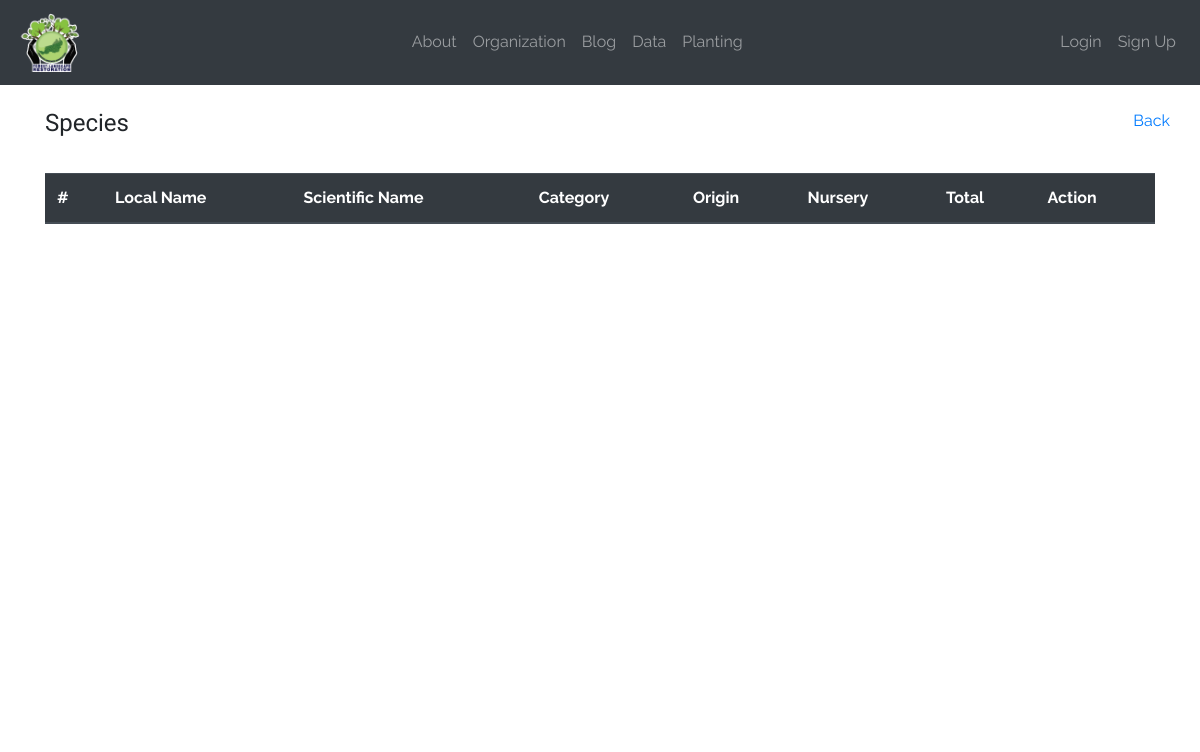
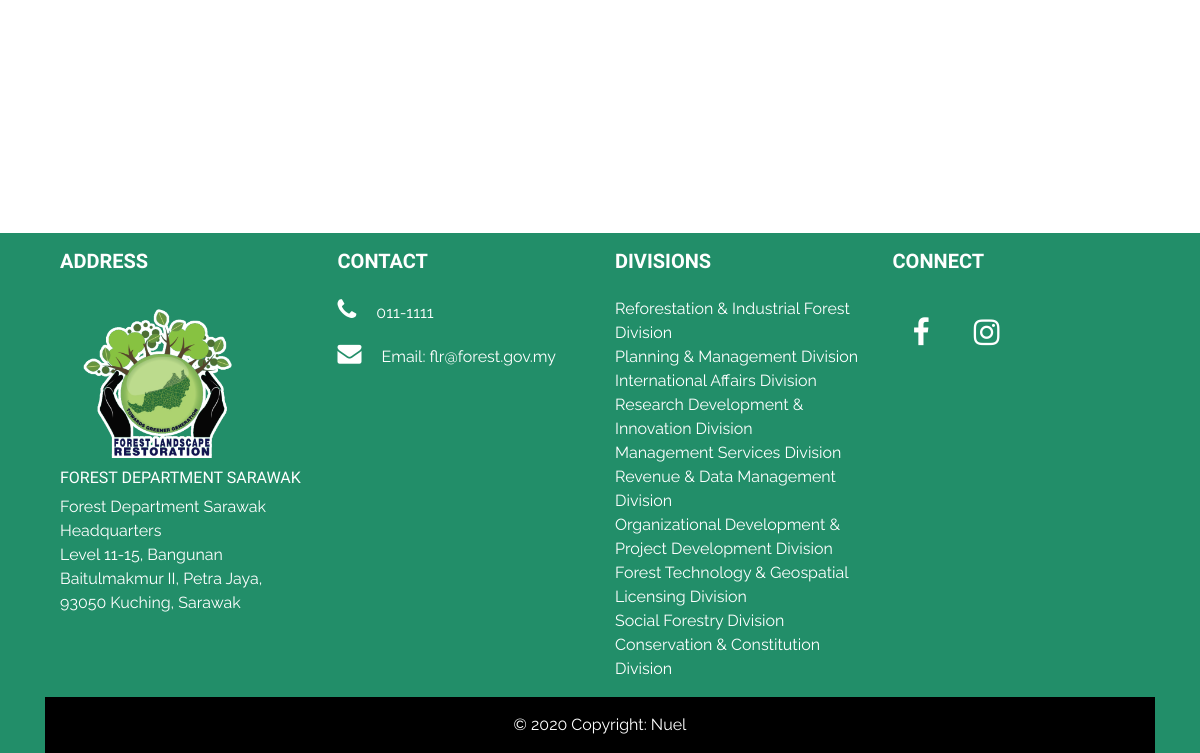
Page /data/tree_species/ on the earlier database version (2 pictures, top to bottom).
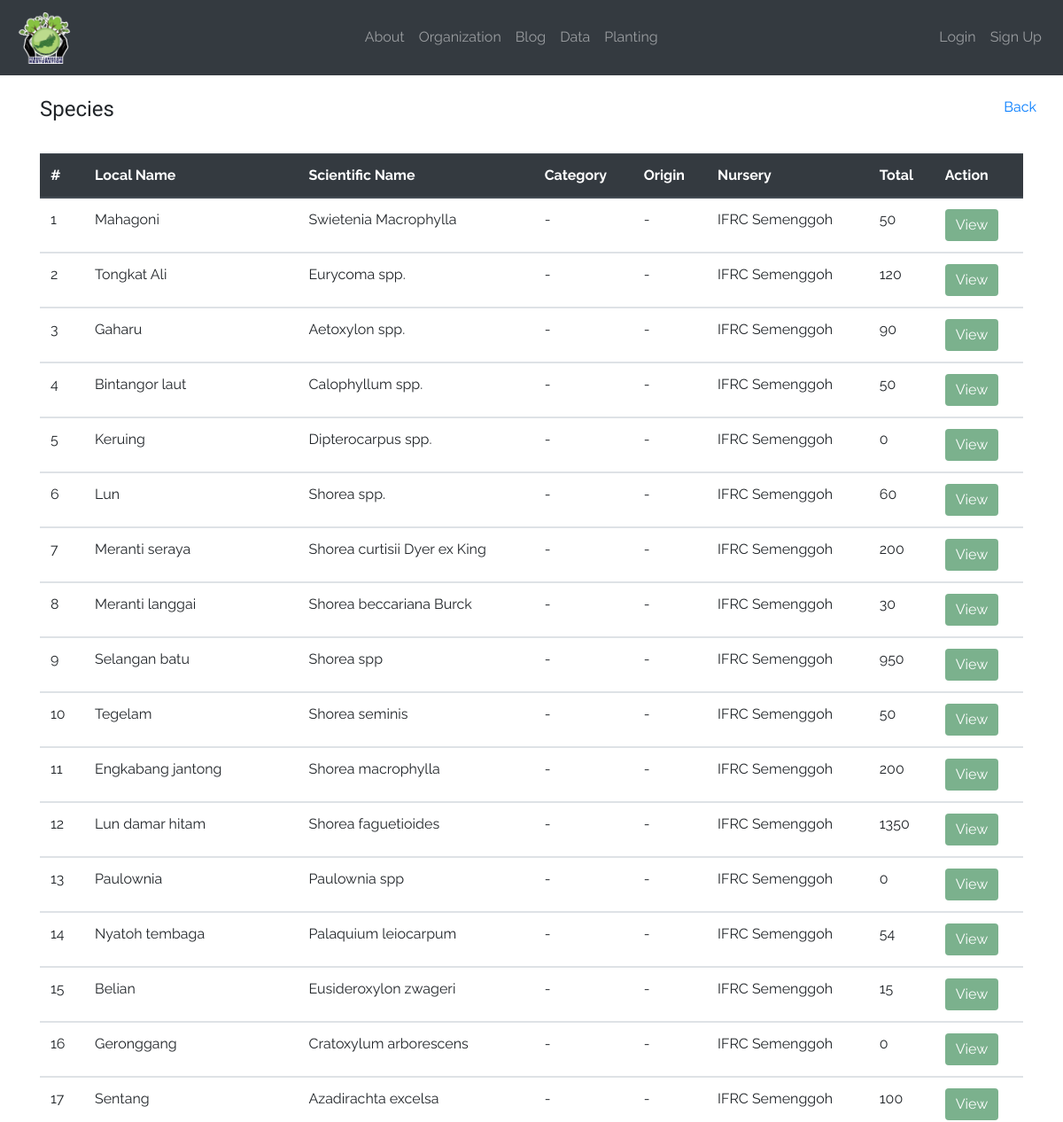
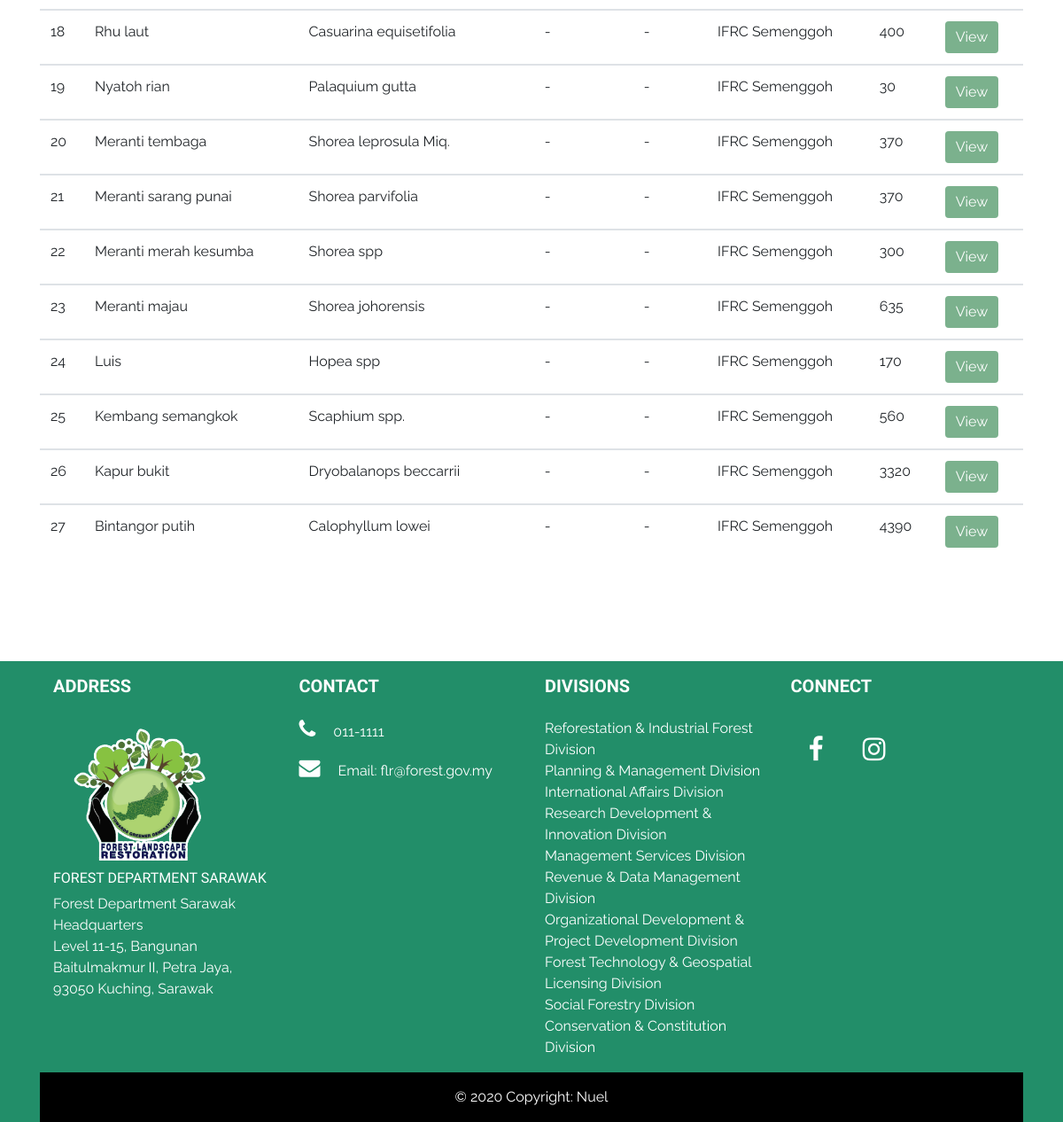
Same page on the later database version (2 pictures, top to bottom).
### data/models.py (models this page shows, shortened)
class TreeSpeciesData(models.Model):
	date_input = models.DateTimeField(auto_now_add=True)
	tree_species_img = models.ImageField('Tree Species Image',null=True, blank=True, upload_to='tree_species_img/')
	local_name = models.CharField('Local Name', max_length=250)
	scientific_name = models.CharField(max_length=250, null=True)
	category = models.CharField(max_length=250, null=True)
	origin = models.CharField(max_length=250, null=True)
	quantity = models.IntegerField('Total', null=True)
	description = models.TextField(blank=True)
	nursery = models.CharField(max_length=250, blank=True)
	remarks = models.CharField(max_length=250, blank=True)

### data/views.py (the view)
# urls.py: path('tree_species/', TreeSpeciesView.as_view(), name='tree_species'),
class TreeSpeciesView(ListView):
	model = TreeSpeciesData
	template_name = 'data/tree_species.html'
	ordering = ['-date_input']

### data/templates/data/tree_species.html (shortened to what this page needs)
{% extends 'base.html' %}
{% block content %}
<div class="container" style="min-height: 100%">
	<br>
	<div class="row">
		<h4 class="col">Species</h4>
		<p><a href="{% url 'data' %}">Back</a></p>
	</div>
	<br>
	<div class="table-responsive">
		<table class="table">
			<thead class="thead-dark">
				<tr>
					<th scope="col">#</th>
					<th scope="col">Local Name</th>
					<th scope="col">Scientific Name</th>
					<th scope="col">Category</th>
					<th scope="col">Origin</th>
					<th scope="col">Nursery</th>
					<th scope="col">Total</th>
					<th scope="col">Action</th>
				</tr>
			</thead>
			{% for species in object_list %}
			<tbody>
				<tr>
					<td>{{ forloop.counter }}</td>
					<td>{{ species.local_name }}</td>
					<td>{{ species.scientific_name }}</td>
					<td>{{ species.category }}</td>
					<td>{{ species.origin }}</td>
					<td>{{ species.nursery }}</td>
					<td>{{ species.quantity }}</td>
					<td><a href="{% url 'tree_species_view' species.pk %}"><button type="button" class="btn btn-info">View</button></a></td>
				</tr>
			</tbody>
			{% endfor %}
		</table>
	</div>
</div>
{% endblock %}

Differences in the rows shown:
added TreeSpeciesData: local_name "Mahagoni", scientific_name "Swietenia Macrophylla", category "-", origin "-", nursery "IFRC Semenggoh", quantity "50"
added TreeSpeciesData: local_name "Tongkat Ali", scientific_name "Eurycoma spp.", category "-", origin "-", nursery "IFRC Semenggoh", quantity "120"
added TreeSpeciesData: local_name "Gaharu", scientific_name "Aetoxylon spp.", category "-", origin "-", nursery "IFRC Semenggoh", quantity "90"
added TreeSpeciesData: local_name "Bintangor laut", scientific_name "Calophyllum spp.", category "-", origin "-", nursery "IFRC Semenggoh", quantity "50"
added TreeSpeciesData: local_name "Keruing", scientific_name "Dipterocarpus spp.", category "-", origin "-", nursery "IFRC Semenggoh", quantity "0"
added TreeSpeciesData: local_name "Lun", scientific_name "Shorea spp.", category "-", origin "-", nursery "IFRC Semenggoh", quantity "60"
added TreeSpeciesData: local_name "Meranti seraya", scientific_name "Shorea curtisii Dyer ex King", category "-", origin "-", nursery "IFRC Semenggoh", quantity "200"
added TreeSpeciesData: local_name "Meranti langgai", scientific_name "Shorea beccariana Burck", category "-", origin "-", nursery "IFRC Semenggoh", quantity "30"
added TreeSpeciesData: local_name "Selangan batu", scientific_name "Shorea spp", category "-", origin "-", nursery "IFRC Semenggoh", quantity "950"
added TreeSpeciesData: local_name "Tegelam", scientific_name "Shorea seminis", category "-", origin "-", nursery "IFRC Semenggoh", quantity "50"
added TreeSpeciesData: local_name "Engkabang jantong", scientific_name "Shorea macrophylla", category "-", origin "-", nursery "IFRC Semenggoh", quantity "200"
added TreeSpeciesData: local_name "Lun damar hitam", scientific_name "Shorea faguetioides", category "-", origin "-", nursery "IFRC Semenggoh", quantity "1350"
added TreeSpeciesData: local_name "Paulownia", scientific_name "Paulownia spp", category "-", origin "-", nursery "IFRC Semenggoh", quantity "0"
added TreeSpeciesData: local_name "Nyatoh tembaga", scientific_name "Palaquium leiocarpum", category "-", origin "-", nursery "IFRC Semenggoh", quantity "54"
added TreeSpeciesData: local_name "Belian", scientific_name "Eusideroxylon zwageri", category "-", origin "-", nursery "IFRC Semenggoh", quantity "15"
added TreeSpeciesData: local_name "Geronggang", scientific_name "Cratoxylum arborescens", category "-", origin "-", nursery "IFRC Semenggoh", quantity "0"
added TreeSpeciesData: local_name "Sentang", scientific_name "Azadirachta excelsa", category "-", origin "-", nursery "IFRC Semenggoh", quantity "100"
added TreeSpeciesData: local_name "Rhu laut", scientific_name "Casuarina equisetifolia", category "-", origin "-", nursery "IFRC Semenggoh", quantity "400"
added TreeSpeciesData: local_name "Nyatoh rian", scientific_name "Palaquium gutta", category "-", origin "-", nursery "IFRC Semenggoh", quantity "30"
added TreeSpeciesData: local_name "Meranti tembaga", scientific_name "Shorea leprosula Miq.", category "-", origin "-", nursery "IFRC Semenggoh", quantity "370"
added TreeSpeciesData: local_name "Meranti sarang punai", scientific_name "Shorea parvifolia", category "-", origin "-", nursery "IFRC Semenggoh", quantity "370"
added TreeSpeciesData: local_name "Meranti merah kesumba", scientific_name "Shorea spp", category "-", origin "-", nursery "IFRC Semenggoh", quantity "300"
added TreeSpeciesData: local_name "Meranti majau", scientific_name "Shorea johorensis", category "-", origin "-", nursery "IFRC Semenggoh", quantity "635"
added TreeSpeciesData: local_name "Luis", scientific_name "Hopea spp", category "-", origin "-", nursery "IFRC Semenggoh", quantity "170"
added TreeSpeciesData: local_name "Kembang semangkok", scientific_name "Scaphium spp.", category "-", origin "-", nursery "IFRC Semenggoh", quantity "560"
added TreeSpeciesData: local_name "Kapur bukit", scientific_name "Dryobalanops beccarrii", category "-", origin "-", nursery "IFRC Semenggoh", quantity "3320"
added TreeSpeciesData: local_name "Bintangor putih", scientific_name "Calophyllum lowei", category "-", origin "-", nursery "IFRC Semenggoh", quantity "4390"
